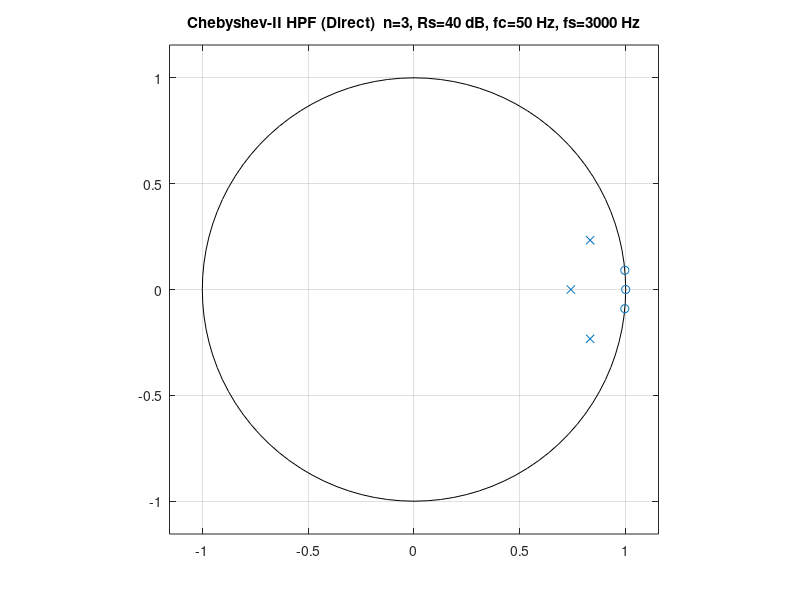
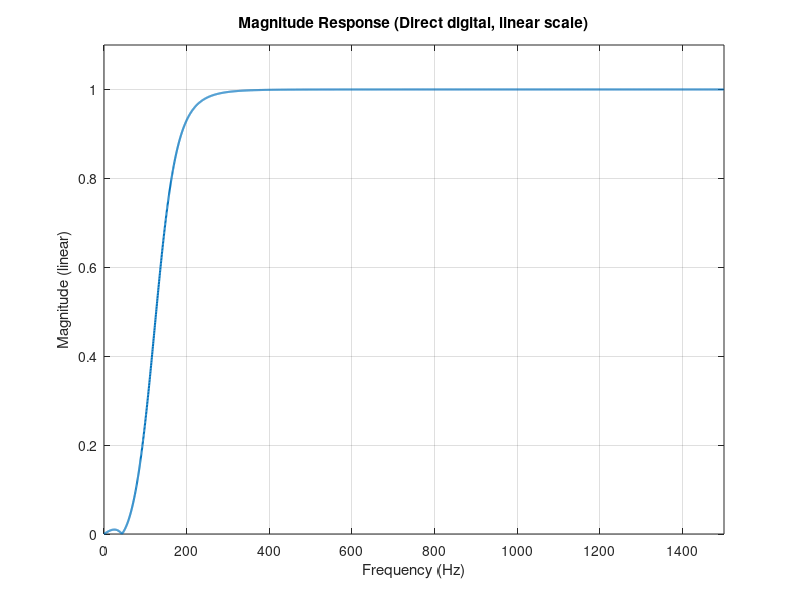
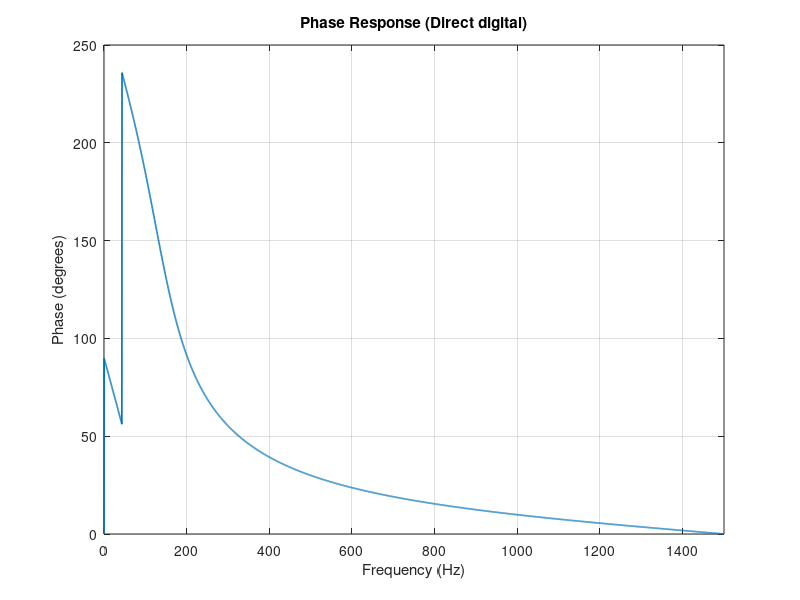

Source code (MATLAB) for these figures, in order: (Note: this script raises an error after producing the figures.)
%% ============================================
%  3rd-Order Chebyshev Type-II High-Pass Filter
%  ============================================
clear; clc;

%% Parameters
fs  = 3000;        % Sampling rate (Hz)
fc  = 50;          % Desired digital cutoff (Hz)
n   = 3;           % Filter order
Rs  = 40;          % Stopband attenuation (dB), typical 30-80 dB
Nfft = 4096;

Ts = 1/fs;

%% ===== Route A: Direct digital (cheby2 does BLT internally) =====
Wn = fc/(fs/2);                   % Normalized cutoff (0..1)
[bd, ad] = cheby2(n, Rs, Wn, 'high');

% Pole–zero map (digital)
figure;
zplane(bd, ad);
title(sprintf('Chebyshev-II HPF (Direct)  n=%d, Rs=%g dB, fc=%g Hz, fs=%g Hz', n, Rs, fc, fs));
grid on;

% Frequency response (linear magnitude)
[H, f] = freqz(bd, ad, Nfft, fs);
figure;
plot(f, abs(H), 'LineWidth', 1.5);
xlabel('Frequency (Hz)'); ylabel('Magnitude (linear)');
title('Magnitude Response (Direct digital, linear scale)');
grid on; xlim([0 fs/2]);
ylim([0 1.1*max(abs(H))]);

% Phase (optional)
figure;
plot(f, unwrap(angle(H))*180/pi, 'LineWidth', 1.2);
xlabel('Frequency (Hz)'); ylabel('Phase (degrees)');
title('Phase Response (Direct digital)');
grid on; xlim([0 fs/2]);

%% Pretty-print H(z) in z^-1 form (Direct)
sys_dir = tf(bd, ad, Ts, 'variable', 'z^-1');
sys_dir = minreal(sys_dir, 1e-12);
disp('=== Digital 3rd-Order Chebyshev-II HPF (Direct) ===');
sys_dir

[zd, pd, kd] = tf2zpk(bd, ad);
disp('Zeros (Direct):'); disp(zd.');
disp('Poles (Direct):'); disp(pd.');
disp('Gain  (Direct):'); disp(kd);

num_str = poly2str(bd, 'z^{-1}');
den_str = poly2str(ad, 'z^{-1}');
fprintf('H_dir(z) = (%s) / (%s)\n\n', num_str, den_str);

%% ===== Route B: Explicit analog prototype + prewarp + BLT =====
% 1) Analog low-pass Chebyshev-II prototype at 1 rad/s with Rs dB stopband attenuation
[za, pa, ka] = cheb2ap(n, Rs);     % analog LP prototype (wc=1 rad/s, inverse Chebyshev)
[ba_lp, aa_lp] = zp2tf(za, pa, ka);

% 2) Prewarp digital cutoff to analog (rad/s)
Omega_c = 2*fs*tan(pi*fc/fs);

% 3) Low-pass -> High-pass transform in s-domain
[ba_hp, aa_hp] = lp2hp(ba_lp, aa_lp, Omega_c);

% 4) Bilinear transform (s -> z)
[bb, ab] = bilinear(ba_hp, aa_hp, fs);

% Pole–zero map (digital, explicit BLT)
figure;
zplane(bb, ab);
title(sprintf('Chebyshev-II HPF (Analog prototype + BLT)  n=%d, Rs=%g dB', n, Rs));
grid on;

% Frequency response (linear) and comparison
[H2, f2] = freqz(bb, ab, Nfft, fs);

figure; hold on; grid on;
plot(f,  abs(H),  'LineWidth', 1.6, 'DisplayName', 'Direct (cheby2)');
plot(f2, abs(H2), 'LineWidth', 1.2, 'LineStyle','--', 'DisplayName', 'Analog+BLT');
xlabel('Frequency (Hz)'); ylabel('Magnitude (linear)');
title('Magnitude Response Comparison (linear scale)');
legend; xlim([0 fs/2]);
ylim([0 1.1*max([abs(H(:)); abs(H2(:))])]);

% Pretty-print H(z) in z^-1 form (Analog+BLT)
sys_blt = tf(bb, ab, Ts, 'variable', 'z^-1');
sys_blt = minreal(sys_blt, 1e-12);
disp('=== Digital 3rd-Order Chebyshev-II HPF (Analog + BLT) ===');
sys_blt

[zb, pb, kb] = tf2zpk(bb, ab);
disp('Zeros (BLT):'); disp(zb.');
disp('Poles (BLT):'); disp(pb.');
disp('Gain  (BLT):'); disp(kb);

num_str2 = poly2str(bb, 'z^{-1}');
den_str2 = poly2str(ab, 'z^{-1}');
fprintf('H_blt(z) = (%s) / (%s)\n\n', num_str2, den_str2);

%% (Optional) Spec-based design:
% If you have pass/stop specs, solve Wn/order via cheb2ord first:
% Rs  = 40;     % stopband attenuation (dB)
% Rp  = 1;      % passband ripple (dB) reference for spec calc (not used by cheby2)
% fp  = 80;     % passband edge (Hz)
% fsb = 60;     % stopband edge (Hz)
% [n_min, Wn_min] = cheb2ord(fp/(fs/2), fsb/(fs/2), Rp, Rs, 'high');
% [b_opt, a_opt]  = cheby2(n_min, Rs, Wn_min, 'high');
